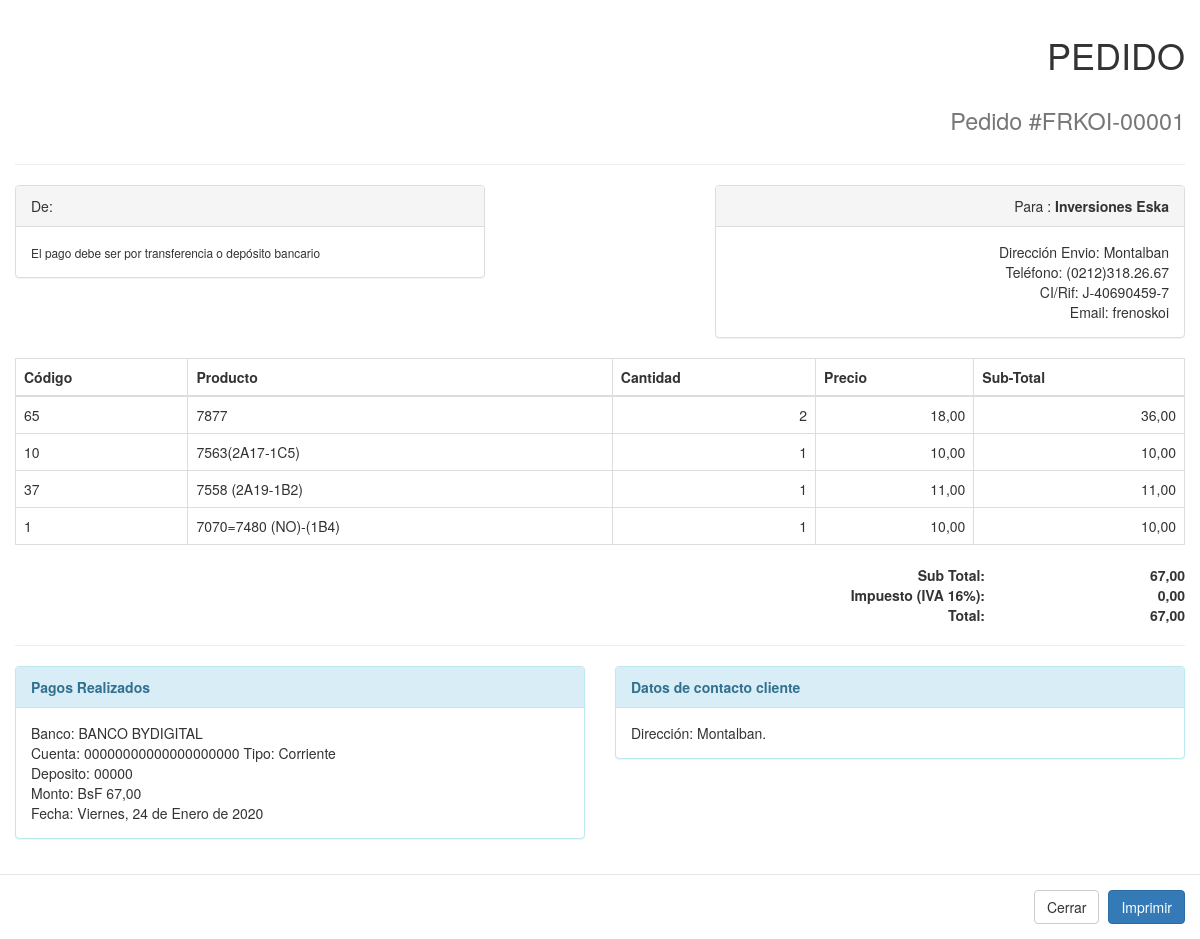
The page /fichas/detalles-ped.php?id=1 (signed in) on the database its author committed.
### tables this page shows
CREATE TABLE `tr001_pedidos` (
  `co_pedidos` int(11) NOT NULL,
  `co_clientes` int(11) NOT NULL,
  `co_vendedor` int(11) NOT NULL,
  `co_condicion_pago` int(11) NOT NULL,
  `co_transporte` int(11) NOT NULL,
  `nu_pedido` text DEFAULT NULL COMMENT 'numero de pedido con codigo bydigital',
  `nu_total` decimal(10,2) DEFAULT NULL,
  `fe_fecha` datetime DEFAULT NULL,
  `nu_estatus` text DEFAULT NULL,
  `tx_iva` text DEFAULT NULL,
  `in_estatus` tinyint(1) DEFAULT NULL
);

CREATE TABLE `tg005_clientes` (
  `co_clientes` int(11) NOT NULL,
  `co_tpcliente` int(11) NOT NULL,
  `co_usuario` int(11) NOT NULL,
  `nb_clientes` text DEFAULT NULL,
  `nu_rif_cedula` text DEFAULT NULL,
  `nu_telefono` text DEFAULT NULL,
  `fe_registro` datetime DEFAULT NULL,
  `fe_ultima_session` datetime DEFAULT NULL,
  `tx_direccion_fiscal` text DEFAULT NULL,
  `tx_direccion_entrega` text DEFAULT NULL,
  `in_activa` tinyint(1) DEFAULT NULL,
  `in_estatus` tinyint(1) DEFAULT NULL
);

CREATE TABLE `tr002_reng_pedidos` (
  `co_reng_pedidos` int(11) NOT NULL,
  `co_pedidos` int(11) NOT NULL,
  `co_productos` int(11) NOT NULL,
  `nu_cantidad` int(11) DEFAULT NULL COMMENT 'cantidad comprada',
  `nu_sub_total` decimal(10,2) DEFAULT NULL,
  `in_estatus` tinyint(1) DEFAULT NULL
);

CREATE TABLE `tg013_productos` (
  `co_productos` int(11) NOT NULL,
  `co_categoria` int(11) NOT NULL,
  `co_linea` int(11) NOT NULL,
  `co_sublineas` int(11) NOT NULL,
  `co_division` int(11) NOT NULL,
  `co_division2` int(11) NOT NULL,
  `co_division3` int(11) NOT NULL,
  `nb_productos` text DEFAULT NULL,
  `tx_descripcion` text DEFAULT NULL,
  `tx_descripcion_web` text DEFAULT NULL COMMENT 'descripcion html',
  `nu_stock` int(11) DEFAULT NULL,
  `nu_precio1` decimal(10,2) DEFAULT NULL,
  `nu_precio2` decimal(10,2) DEFAULT NULL,
  `nu_precio3` decimal(10,2) DEFAULT NULL,
  `nu_precio4` decimal(10,2) DEFAULT NULL,
  `nu_precio5` decimal(10,2) DEFAULT NULL,
  `fe_ini_p5` date DEFAULT NULL,
  `fe_fin_p5` date DEFAULT NULL,
  `nu_hits` int(11) DEFAULT NULL COMMENT 'cantidad vendida el producto',
  `in_destacado` tinyint(1) DEFAULT NULL,
  `in_oferta` tinyint(1) DEFAULT NULL,
  `in_bloqueado` tinyint(1) DEFAULT NULL,
  `in_excento` tinyint(1) DEFAULT NULL,
  `in_estatus` tinyint(1) DEFAULT NULL
);

CREATE TABLE `tr003_pagos` (
  `co_pagos` int(11) NOT NULL,
  `co_pedidos` int(11) NOT NULL,
  `co_cuentas` int(11) DEFAULT NULL,
  `tp_pagos` int(11) DEFAULT NULL,
  `tx_banco` text DEFAULT NULL COMMENT 'nombre del banco de donde se deposito o transfirio',
  `tx_depositante` text DEFAULT NULL,
  `nu_monto` decimal(10,2) DEFAULT NULL,
  `fe_fecha` datetime DEFAULT NULL,
  `nu_transaccion` text DEFAULT NULL,
  `in_estatus` tinyint(1) DEFAULT NULL
);

CREATE TABLE `tg003_cuentas` (
  `co_cuentas` int(11) NOT NULL,
  `tp_cuentas` text DEFAULT NULL,
  `tx_banco` text DEFAULT NULL,
  `nu_cuenta` text DEFAULT NULL,
  `in_activa` tinyint(1) DEFAULT NULL,
  `in_estatus` tinyint(1) DEFAULT NULL
);

### funciones/funciones.php (called while the page is built, shortened)
<?php
function traducefecha($fecha)
    {
 if ($fecha!=""){
    $fecha= strtotime($fecha);
    $diasemana=date("w", $fecha);
       switch ($diasemana)
       {
       case "5":
          $diasemana="Viernes";
          break;
       }
    $dia=date("d",$fecha);
    $mes=date("m",$fecha);
       switch($mes)
       {
       case "01":
          $mes="Enero";
          break;
       }
    $ano=date("Y",$fecha);
    $fecha= $diasemana.", ".$dia." de ".$mes." de ".$ano;
 }else{
 $fecha="Sin resultados";
 }
    return $fecha;
    }
?>

### fichas/detalles-ped.php (the view, shortened to what this page needs)
<?php
include ("../inic/dbcon.php");
include ("../funciones/funciones.php");
if (isset($_GET['id'])){ $id = $_GET['id'];}
$result = mysqli_query($link,"SELECT ped.*,cli.* FROM (tr001_pedidos AS ped INNER JOIN tg005_clientes AS cli ON ped.co_clientes=cli.co_clientes) WHERE ped.co_pedidos='".$id."'");
$cod = mysqli_fetch_array($result);
?>
<!doctype html>
<html>
<head>
<link rel="stylesheet" type="text/css" href="../css/bootstrap.css">
<link rel="stylesheet" type="text/css" href="../css/font-awesome.min.css">
</head>
<body>
<div class="modal-body">
<div class="row">
    <div class="col-sm-12 col-md-12">
    <div class="row">
        <div class="col-xs-6">
        </div>
        <div class="col-xs-6 text-right">
            <h1>PEDIDO</h1>
                <h1><small>Pedido #<?php echo $cod['nu_pedido'];?></small></h1>
        </div>
     </div>
    <hr/>
    <div class="row">
        <div class="col-xs-5">
            <div class="panel panel-default">
                <div class="panel-heading">
                De: <strong><?php echo $_SESSION['params']['tx_nombre_empresa'];?></strong>
                </div>
            <div class="panel-body"><small>El pago debe ser por transferencia o depósito bancario</small></div>
            </div>
        </div>
        <div class="col-xs-5 col-xs-offset-2 text-right">
            <div class="panel panel-default">
                <div class="panel-heading">
                Para : <strong><?php echo $cod['nb_clientes'];?></strong>
                </div>
            <div class="panel-body">
            	Dirección Envio: <?php echo $cod['tx_direccion_entrega'];?><br>
				Teléfono: <?php echo $cod['nu_telefono'];?><br>
                CI/Rif: <?php echo $cod['nu_rif_cedula'];?><br>
                Email: <?php echo $_SESSION['nb_usuario'];?>
            </div>
            </div>
        </div>
    </div>
    <div>
        <table class="table table-bordered">
            <thead>
                <tr>
                    <th>Código</th>
                    <th>Producto</th>
                    <th>Cantidad</th>
                    <th>Precio</th>
                    <th>Sub-Total</th>
                </tr>
            </thead>
        <tbody>
        <?php
		$sql5="SELECT ren.*,pro.nb_productos FROM(tr002_reng_pedidos AS ren INNER JOIN tg013_productos AS pro ON ren.co_productos=pro.co_productos) WHERE ren.co_pedidos='".$id."' AND ren.in_estatus='1'";
		$res5=mysqli_query($link,$sql5);
		while ($row5=mysqli_fetch_array($res5)) {
			$precio=$row5['nu_sub_total']/$row5['nu_cantidad'];
			$estructura_pedido.="
			<tr>
                <td>".$row5['co_productos']."</td>
                <td>".$row5['nb_productos']."</td>
                <td class='text-right'>".$row5['nu_cantidad']."</td>
                <td class='text-right'>".$_SESSION['moneda']['di_simbolo']." ".number_format($precio,2,",",".")."</td>
                <td class='text-right'>".$_SESSION['moneda']['di_simbolo']." ".number_format($row5['nu_sub_total'],2,",",".")."</td>
            </tr>
			";
			$sub_total=$sub_total+$row5['nu_sub_total'];
		}
		$iva=$cod['nu_total']-$sub_total;
		echo $estructura_pedido;
		?>
	    </tbody>
        </table>
	</div>
    <div class="row text-right">
        <div class="col-xs-3 col-xs-offset-7">
            <strong>
            Sub Total:<br>
            Impuesto (IVA <?php echo $cod['tx_iva'];?>%):<br>
            Total:
            </strong>
        </div>
        <div class="col-xs-2">
            <strong>
                <?php echo $_SESSION['moneda']['di_simbolo'];?> <?php echo number_format($sub_total,2,",",".");?><br>
                <?php echo $_SESSION['moneda']['di_simbolo'];?> <?php echo number_format($iva,2,",",".");?><br>
                <?php echo $_SESSION['moneda']['di_simbolo'];?> <?php echo number_format($cod['nu_total'],2,",",".");?>
            </strong>
        </div>
    </div>
    <hr>
    <div class="row">
        <div class = "col-xs-6">
            <div class="panel panel-info">
            <div class="panel-heading"><strong>Pagos Realizados</strong></div>
                <div class="panel-body">
                <?php
					$sql2="SELECT pa.*,cu.nu_cuenta,cu.tp_cuentas,cu.tx_banco AS bancocuenta FROM (tr003_pagos AS pa INNER JOIN tg003_cuentas AS cu ON pa.co_cuentas=cu.co_cuentas) WHERE pa.co_pedidos='".$id."' AND pa.in_estatus='1'";
					$res2=mysqli_query($link,$sql2);
					while ($row2 = mysqli_fetch_array($res2)) {
						$originalDate = $row2['fe_fecha'];
						$newDate = date("m/d/Y", strtotime($originalDate));
						$fecha= traducefecha($newDate);
						if($row2['tp_pagos']=="1"){
							$tp_pagos="Deposito";
						}else{
							$tp_pagos="Transferencia desde ".$row2['tx_banco'];
						}
						$estructura_pagos.="
							Banco: ".$row2['bancocuenta']."<br>
							Cuenta: ".$row2['nu_cuenta']." Tipo: ".$row2['tp_cuentas']."<br>
							".$tp_pagos.": ".$row2['nu_transaccion']."<br>
							Monto: BsF ".number_format($row2['nu_monto'],2,",",".")."<br>
							Fecha: ".$fecha."<br>
						";
					}
					echo $estructura_pagos;
				?>
                 </div>
            </div>
        </div>
        <div class="col-xs-6">
            <div class="span7">
                <div class="panel panel-info">
                <div class="panel-heading"> <strong>Datos de contacto cliente</strong> </div>
                    <div class="panel-body">
                    Dirección: <?php echo $cod['tx_direccion_fiscal'];?>.
                    </div>
                </div>
            </div>
        </div>
    </div>
</div>
</div>
</div>
<div class="modal-footer">
    <button type="button" class="btn btn-default" onClick="parent.$('#modal_det_iframe').modal('hide');">Cerrar</button>
    <button type="button" class="btn btn-primary" data-dismiss="modal" id="btn_enviar" name="btn_enviar" onClick="window.print();">Imprimir</button>
</div>
</body>
</html>

### rows shown on the page
tr001_pedidos: nu_pedido "FRKOI-00001", co_clientes.nb_clientes "Inversiones Eska", co_clientes.tx_direccion_entrega "Montalban", co_clientes.nu_telefono "(0212)318.26.67", co_clientes.nu_rif_cedula "J-40690459-7", tx_iva "16", nu_total "0,00", nu_total "67,00", co_clientes.tx_direccion_fiscal "Montalban"
tr002_reng_pedidos: co_productos "65", co_productos.nb_productos "7877", nu_cantidad "2", precio "18,00", nu_sub_total "36,00"
tr002_reng_pedidos: co_productos "10", co_productos.nb_productos "7563(2A17-1C5)", nu_cantidad "1", precio "10,00", nu_sub_total "10,00"
tr002_reng_pedidos: co_productos "37", co_productos.nb_productos "7558 (2A19-1B2)", nu_cantidad "1", precio "11,00", nu_sub_total "11,00"
tr002_reng_pedidos: co_productos "1", co_productos.nb_productos "7070=7480 (NO)-(1B4)", nu_cantidad "1", precio "10,00", nu_sub_total "10,00"
tr003_pagos: tg003_cuentas.tx_banco "BANCO BYDIGITAL", tg003_cuentas.nu_cuenta "00000000000000000000", tg003_cuentas.tp_cuentas "Corriente", tp_pagos "Deposito", nu_transaccion "00000", nu_monto "67,00", fe_fecha "Viernes, 24 de Enero de 2020"

### other values the page prints
$_SESSION['nb_usuario'] "frenoskoi"
$sub_total "67,00"
